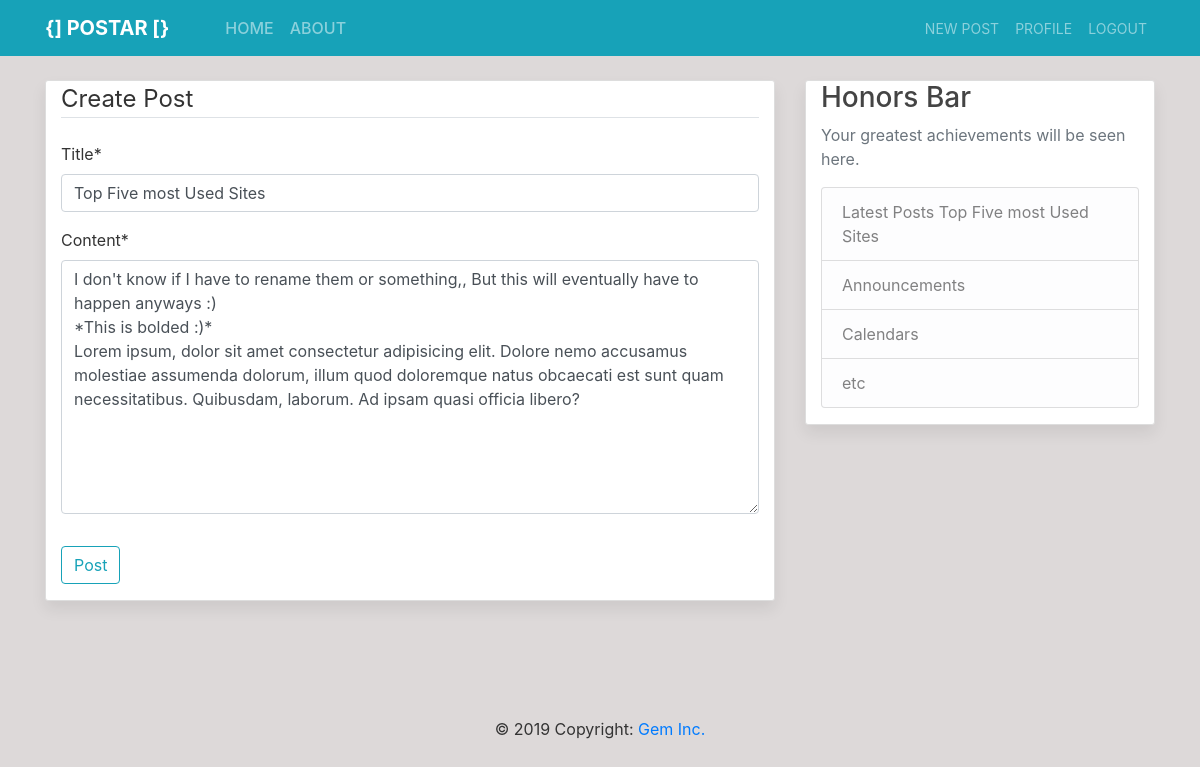
Page /post/16/update/ (signed in) on the committed database.
### blog/models.py (models this page shows, shortened)
class Post(models.Model):
    title = models.CharField(max_length=100)
    content = models.TextField()
    date_posted = models.DateTimeField(auto_now_add=True)
    author = models.ForeignKey(User, on_delete=models.CASCADE)

### blog/views.py (the view, shortened to what this page needs)
# urls.py: path('post/<int:pk>/update/', PostUpdateView.as_view(), name='post-update'),
class PostUpdateView(LoginRequiredMixin, UserPassesTestMixin, UpdateView):
    model = Post
    fields = ['title', 'content']
    def test_func(self):
        post = self.get_object()
        if self.request.user == post.author:
            return True
        return False

### blog/templates/blog/post_form.html (shortened to what this page needs)
{% extends 'blog/base.html' %}
{% load crispy_forms_tags %}
{% block content %}
<div class="container content-section">
    <form method="post">
        <fieldset class="form-group">
            <legend class="border-bottom mb-4">Create Post</legend>
            {{ form|crispy }}
        </fieldset>
        <div class="form-group">
            <button class="btn btn-outline-info" type="submit">Post</button>
        </div>
    </form>
</div>
{% endblock %}

### blog/templates/blog/base.html (shortened to what this page needs)
{% load static %}
<!DOCTYPE html>
<html lang="en">
<head>
    <link rel="stylesheet" href="{% static 'bootstrap/css/bootstrap.css' %}">
    <link rel="stylesheet" href="{% static 'blog/css/main.css' %}">
</head>
<header class="small-header site-header bg-steel">
    <nav class="navbar navbar-expand-md navbar-dark bg-steel fixed-top bg-info">
        <div class="container">
            <a href="{% url 'blog-home' %}" class="navbar-brand mr-5"><strong>{] POSTAR [}</strong></a>
            <div class="collapse navbar-collapse" id="navbarToggle">
                <div class=" navbar-nav mr-auto">
                    <a href="{% url 'blog-home' %}" class="nav-item nav-link">HOME</a>
                    <a href="{% url 'blog-about' %}" class="nav-item nav-link">ABOUT</a>
                </div>
                <div class="navbar-nav">
                    {% if user.is_authenticated %}
                    <a href="{% url 'post-create' %}" class="nav-item nav-link"><small>NEW POST</small></a>
                    <a href="{% url 'profile' %}" class="nav-item nav-link"><small>PROFILE</small></a>
                    <a href="{% url 'logout' %}" class="nav-item nav-link"><small>LOGOUT</small></a>
                    {% else %}
                    <a href="{% url 'login' %}" class="nav-item nav-link"><small>LOGIN</small></a>
                    <a href="{% url 'register' %}" class="nav-item nav-link"><small>REGISTER</small></a>
                    {% endif %}
                </div>
            </div>
        </div>
    </nav>
</header>
<body>
    <main role="main" class="container">
        <div class="row">
            <div class="col-md-8">
                {% block content %}{% block modal %}{% endblock modal %}{% endblock content %}
            </div>
            <div class="col-md-4">
                <div class="container content-section fixed">
                    <h3>Honors Bar</h3>
                    <p class='text-muted'> Your greatest achievements will be seen here.
                        <ul class="list-group">
                            <li class="list-group-item list-group-item-light">Latest Posts {{ post.title }}</li>
                            <li class="list-group-item list-group-item-light">Announcements</li>
                            <li class="list-group-item list-group-item-light">Calendars</li>
                            <li class="list-group-item list-group-item-light">etc</li>
                        </ul>
                    </p>
                </div>
            </div>
        </div>
    </main>
    <div class="cotainer" style="padding-top: 5rem;">
        <footer class="page-footer blue font-small">
            <div class="container">
                <div class="footer-copyright text-center py-3">&copy; 2019 Copyright:
                    <a href="{% url 'blog-about' %}">Gem Inc.</a>
                </div>
            </div>
        </footer>
    </div>
</body>
</html>

### blog/static/blog/css/main.css (style rules this page uses)
body { background: #ddd9d9; color: #333333; margin-top: 5rem; }
h1, h2, h3, h4, h5, h6 { color: #444444; }
ul { margin: 0; }
.bg-steel { margin-top: 0; background-color: #1d8bda; }
.site-header, .navbar-nav, .nav-link:hover { color: #ffffff; }
.site-header, .navbar-nav, .nav-link.active { font-weight: 500; }
.content-section { background: #ffffff; padding: 10px, 20px; border: 1px solid #dddddd; border-radius: 3px; margin-bottom: 20px; box-shadow: 0 0.5rem 1rem rgba(0, 0, 0, 0.075) !important; }

### rows in the picture
Post: title "Top Five most Used Sites", content "I don't know if I have to rename them or something,, But this will eventually have to happen anyways :) *This is bolded :)* Lorem ipsum, dolor sit amet consectetur adipisicing elit. Dolore nemo accusamus molestiae assumenda dolorum, illum quod doloremque natus obcaecati est sunt quam necessitatibus. Quibusdam, laborum. Ad ipsam quasi officia libero?"
